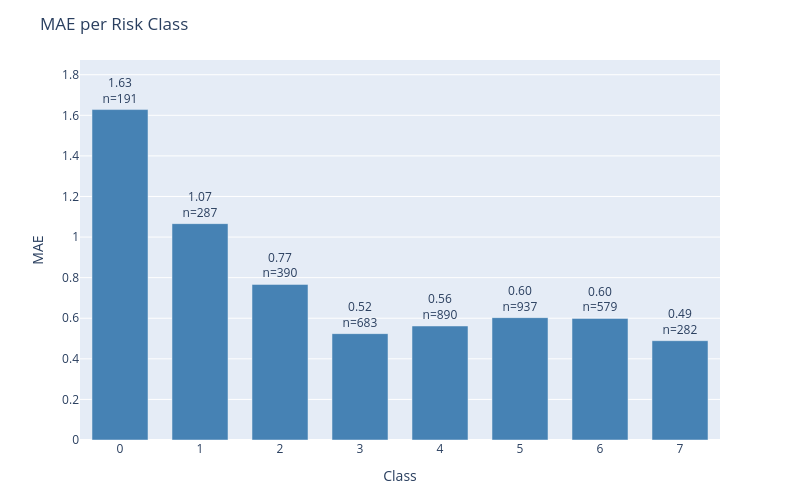

Notebook source saved alongside this figure:
### Code cell
plot_error_by_group(
    df=results_test,
    y_true_col='actual',
    y_pred_col='prediction',
    group_by='class',
    metric='mae',
    title='MAE per Risk Class'
)

### Figure 1 — Plotly figure (JSON) as saved in the notebook; plotly's stock layout.template omitted (floating-point values rounded to 4 significant figures)
{"data": [{"marker": {"color": "steelblue"}, "text": ["1.63<br>n=191", "1.07<br>n=287", "0.77<br>n=390", "0.52<br>n=683", "0.56<br>n=890", "0.60<br>n=937", "0.60<br>n=579", "0.49<br>n=282"], "textposition": "outside", "type": "bar", "x": ["0", "1", "2", "3", "4", "5", "6", "7"], "y": [1.628, 1.066, 0.7667, 0.5242, 0.5618, 0.603, 0.5993, 0.4894]}], "layout": {"bargap": 0.3, "height": 500, "margin": {"b": 60, "t": 60}, "title": {"text": "MAE per Risk Class"}, "uniformtext": {"minsize": 8, "mode": "hide"}, "width": 800, "xaxis": {"title": {"text": "Class"}}, "yaxis": {"range": [0, 1.873], "title": {"text": "MAE"}}}}
